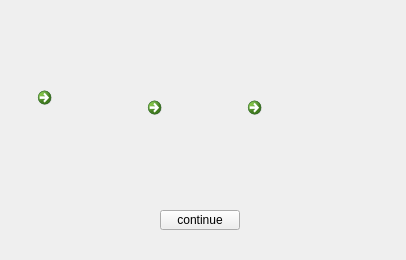
<?xml version="1.0" encoding="UTF-8"?>
<ui version="4.0">
 <class>towerchoice</class>
 <widget class="QWidget" name="towerchoice">
  <property name="geometry">
   <rect>
    <x>0</x>
    <y>0</y>
    <width>406</width>
    <height>260</height>
   </rect>
  </property>
  <property name="windowTitle">
   <string>Form</string>
  </property>
  <widget class="QCommandLinkButton" name="commandLinkButton_3">
   <property name="geometry">
    <rect>
     <x>30</x>
     <y>80</y>
     <width>80</width>
     <height>81</height>
    </rect>
   </property>
   <property name="text">
    <string/>
   </property>
   <property name="icon">
    <iconset resource="resource.qrc">
     <normaloff>:/image/jujishou.png</normaloff>:/image/jujishou.png</iconset>
   </property>
   <property name="iconSize">
    <size>
     <width>64</width>
     <height>64</height>
    </size>
   </property>
  </widget>
  <widget class="QCommandLinkButton" name="commandLinkButton">
   <property name="geometry">
    <rect>
     <x>140</x>
     <y>90</y>
     <width>81</width>
     <height>61</height>
    </rect>
   </property>
   <property name="text">
    <string/>
   </property>
  </widget>
  <widget class="QCommandLinkButton" name="commandLinkButton_2">
   <property name="geometry">
    <rect>
     <x>240</x>
     <y>90</y>
     <width>101</width>
     <height>61</height>
    </rect>
   </property>
   <property name="text">
    <string/>
   </property>
  </widget>
  <widget class="QPushButton" name="pushButton">
   <property name="geometry">
    <rect>
     <x>160</x>
     <y>210</y>
     <width>80</width>
     <height>20</height>
    </rect>
   </property>
   <property name="text">
    <string>continue</string>
   </property>
  </widget>
 </widget>
 <resources>
  <include location="resource.qrc"/>
 </resources>
 <connections/>
</ui>
